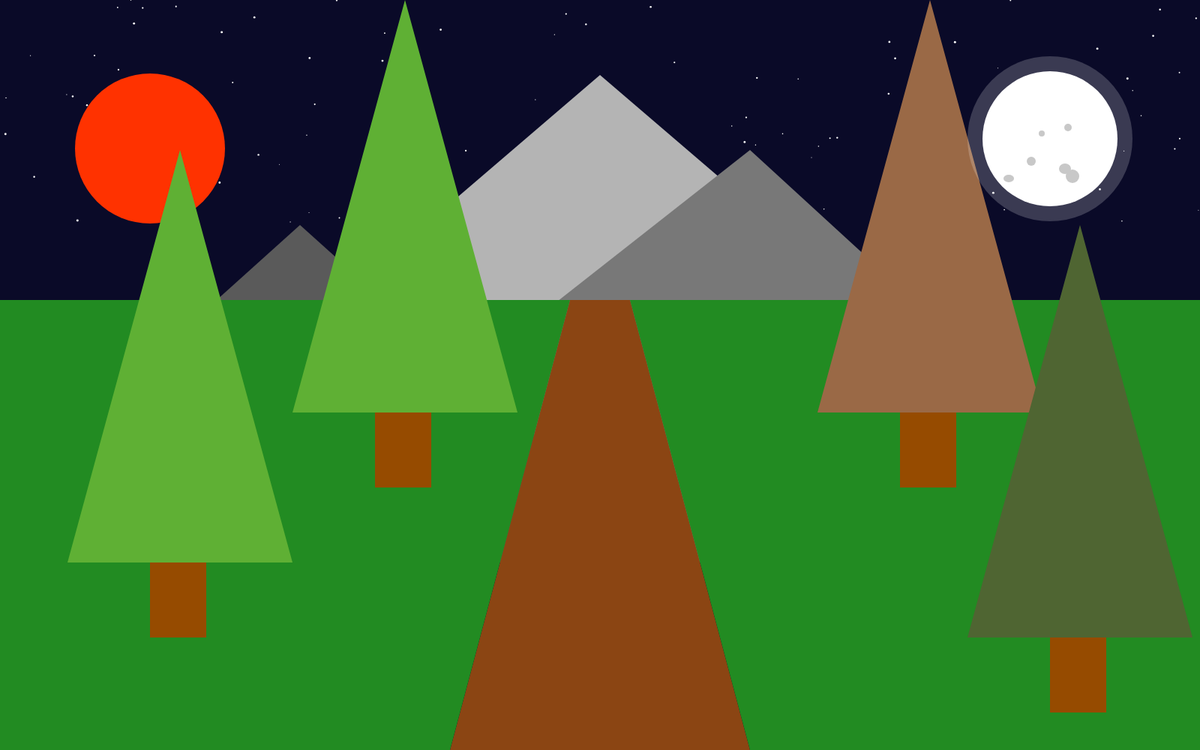
Frame 1 (no input)
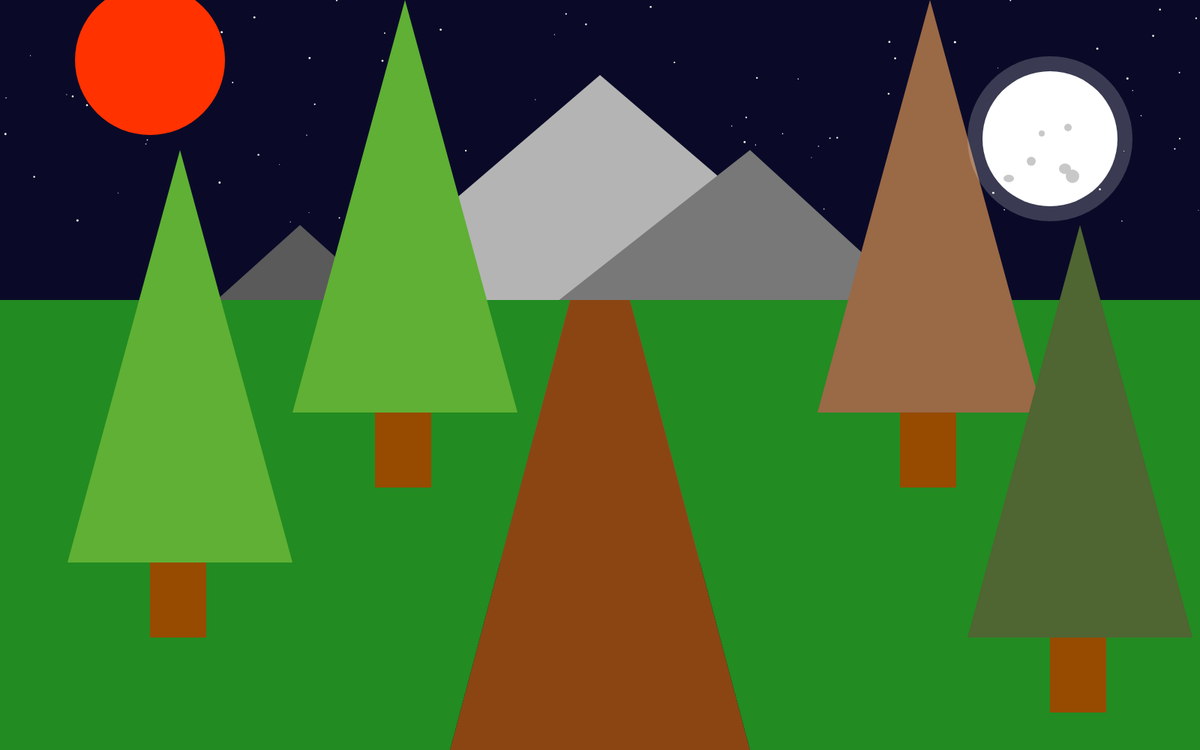
Frame 60 (no input)
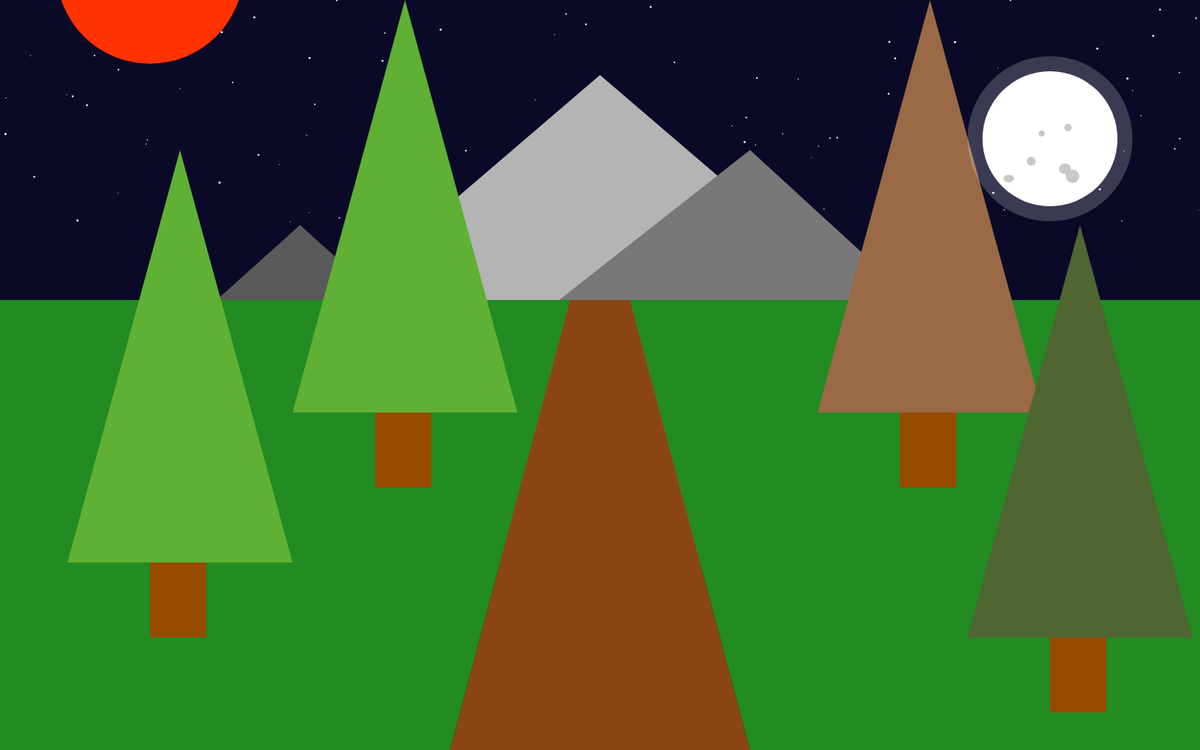
Frame 120 (the mouse pressed at the canvas centre since frame 60)

The p5.js sketch that drew these frames (run headless with seeded random() and noise() and a simulated clock; from frame 60 on, the mouse is pressed at the canvas centre):

// p5.js sketch
// ── sketch.js
//Press S to move sun
//press N to make starry night
//Press D for day




//creating variables for tree colors

let  treeColor1,treeColor2, treeColor3 


// all the variables needed for the sun
let sunx = 200;
let suny = 200;
let sunSpeed = 2;
let sunIsMoving = false;
let sunGoingUp = true;

//all the variables needed for moon and starry night
let moonY = 150;
let moonSpeed = 2;
let stars = [];

// Initial sky color (dark blue = night)
let r = 10;
let g = 10;
let b = 40; 


function setup() {
  createCanvas(1600, 1000)


  //mkaing random colors for tree
  treeColor1 = color(random(40, 200), random(80, 200), random(40, 80));
  treeColor2 = color(random(40, 200), random(80, 200), random(40, 80));
  treeColor3 = color(random(40, 200), random(80, 200), random(40, 80));

  //array for stars
  // Generate random stars
  for (let i = 0; i < 100; i++) {
    stars[i] = {
      x: random(width),
      y: random(300),
      size: random(1, 3)
    };
  }

}

function draw() {
   
background(r, g, b);

if (r === 10 && g === 10 && b === 40) {
  drawStars();
}

/// if its day make sun come down. if its night make sun go off screen
if (r === 135 && g === 206 && b === 235) {
  if (suny < 200) {
    suny += sunSpeed;
  }
} else {
  
  if (suny > -200) {
    suny -= sunSpeed;
  }
}

// Draw sun only if it's on screen
if (suny > -200 && suny < height + 200) {
  let sunSize = 200 + mouseY / 10;
  fill(255, 50, 0);
  strokeWeight(5);
  ellipse(sunx, suny, sunSize, sunSize);
}
  

  
  drawMountains()
  drawTrail()
 drawLawn()

 drawTree(1200, 150, treeColor1);
  drawTree(200, 350, treeColor2);
  drawTree(1400, 450, treeColor3);
  drawTree(500, 150, treeColor2);







 // when the moon is above the height of the screen dont draw it
 if (moonY < height) {
  noStroke();
  fill(255, 255, 255, 50); // Glow
  ellipse(width - 200, moonY+35, 220, 220);

  drawMoon(width - 200, moonY+35);
}

//this code is to animate the movement of the moon going up

if (r < 50 && g < 50 && b < 80) {
  if (moonY < 100) {
    moonY += moonSpeed;
  }
} else {
  if (moonY > -200) {
    moonY -= moonSpeed;
  }
}



}


//here im creating a function to draw the trail. realistically i could just do this in my draw directly 
//however if i have things i frequently change its much easier to find them as functions then looking at my draw code
function drawTrail(){

  fill(139, 69, 19); // Brown dirt
  noStroke();
  quad(width / 2 - 200, height,  // bottom left
       width / 2 + 200, height,  // bottom right
       width / 2 + 40, 400,     // top right
       width / 2 - 40, 400);     // top left
}

function drawLawn() {
  fill(34, 139, 34);
  noStroke();

   //left side of the lawn
   quad(0, height, 
    width / 2 - 200, height, 
    width / 2 - 40, 400, 
    0, 400);

//right side of the lawn
quad(width / 2 + 200, height, 
    width, height, 
    width, 400, 
    width / 2 + 40, 400);
}


//simple function for the tree
function drawTree(x, y, treeColor) {
  fill(150, 75, 0);
 rect(x, y, 75, 500);
 fill(treeColor);
 triangle(x - 110, y + 400, x + 190, y + 400, x + 40, y - 150);
 }


 // function for the mountains
 function drawMountains() {
  noStroke();

  //mountain in the back
  fill(180);
  triangle(100,700,800,100,1500,700);

  // the big mountain
  fill(120);
  triangle(300, 750,  1000, 200, 1600, 750);

  // small mountain on the left
  fill(90);
  triangle(-100, 750,  400, 300, 900, 750);

}


// draw moon function
function drawMoon(x, y) {
  fill(255);
  ellipse(x, y, 180, 180);

  fill(200);
  noStroke();
  ellipse(x - 25, y + 30, 12, 12);
  ellipse(x + 24, y - 15, 10, 10);
  ellipse(x - 11, y - 7, 8, 8);
  ellipse(x + 20, y + 40, 16, 14);
  ellipse(x - 55, y + 53, 14, 10);
  ellipse(x + 30, y + 50, 18, 18);
}

function drawStars() {
  fill(255);
  noStroke();
  for (let s of stars) {
    ellipse(s.x, s.y, s.size);
  }
}

function keyPressed() {
  
  if (key === 's' || key === 'S') {
    sunIsMoving = true;
    sunGoingUp = !sunGoingUp; // Flip direction
  }

  if (key === 'd' || key === 'D') {
    setDaytime();
  }
  if (key === 'n' || key === 'N') {
    r = 10;
    g = 10;
    b = 40;
  }
}


function setDaytime() {
  r = 135;
  g = 206;
  b = 235;
 
  sunIsMoving = false;
  sunGoingUp = true;
}
